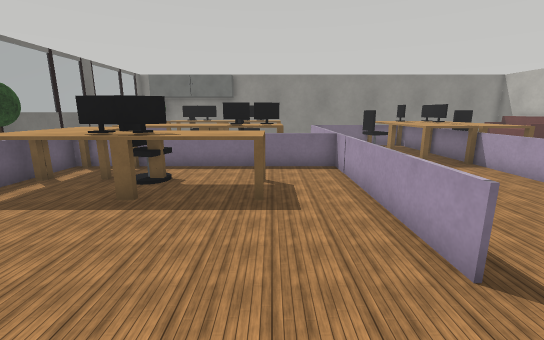
[1] (above)

22 first-person views from a walk through a world built for the Webots simulator. The camera is 1 m above the floor, tilts 12° down and sees 90° across. Doors are drawn as open doorways. The floor is counted in squares, 0.5 m on a side. Each view is taken from the middle of a square. On the plan, view 1 faces up. The plan holds only what a view shows up to about 16 squares ahead; the rest is blank. Robots are left out. Simple shapes and patterns stand in for the simulator's stock objects.

[2]
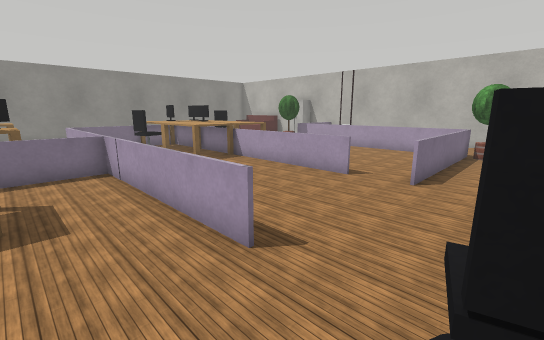

[3]
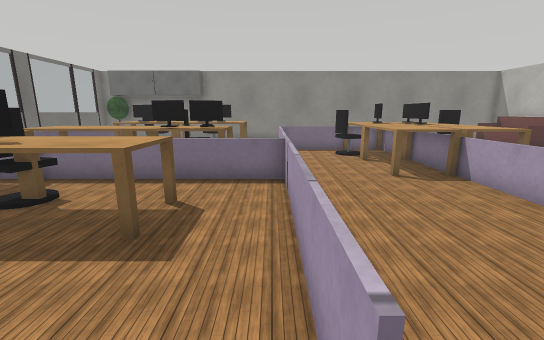

[4]
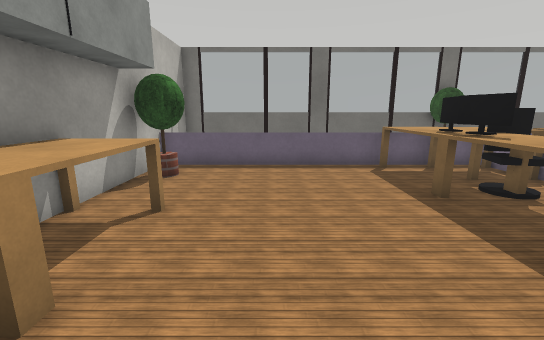

[5]
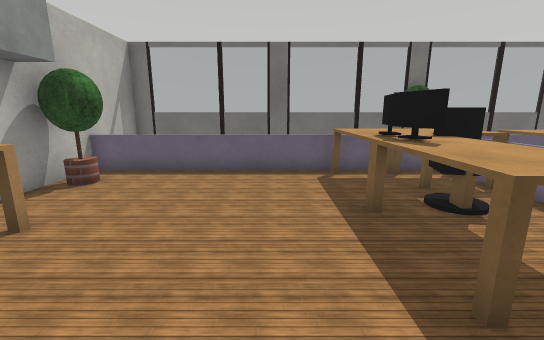

[6]
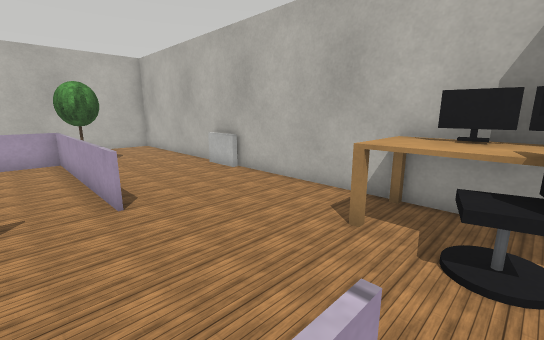

[7]
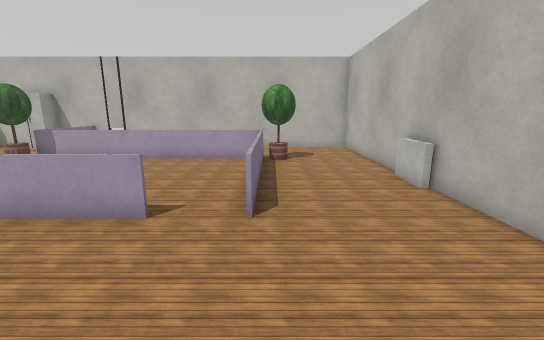

[8]
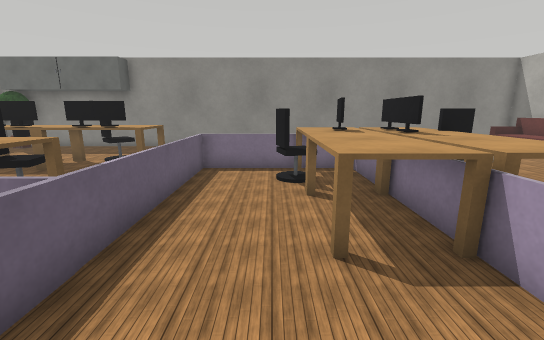

[9]
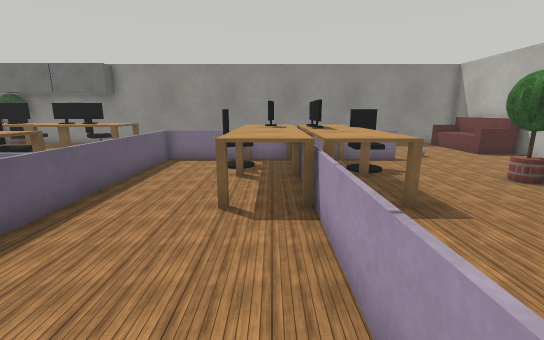

[10]
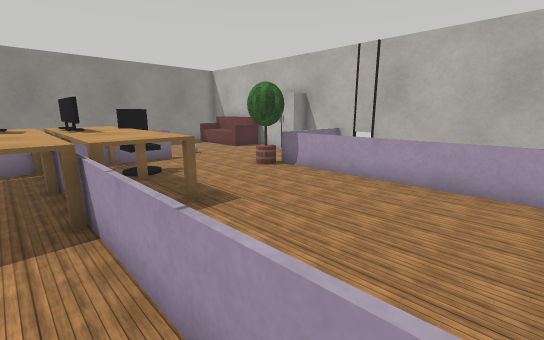

[11]
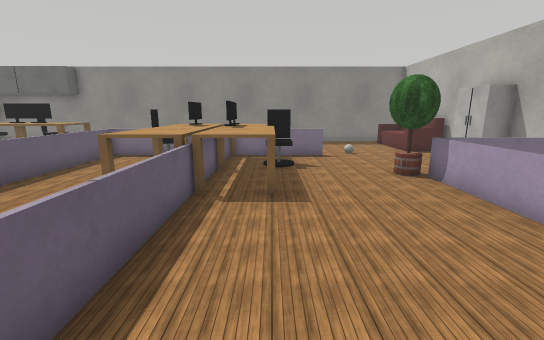

[12]
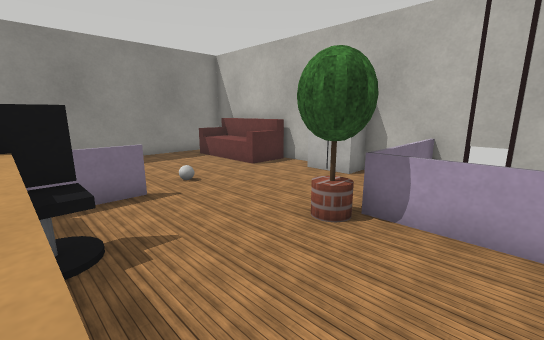

[13]
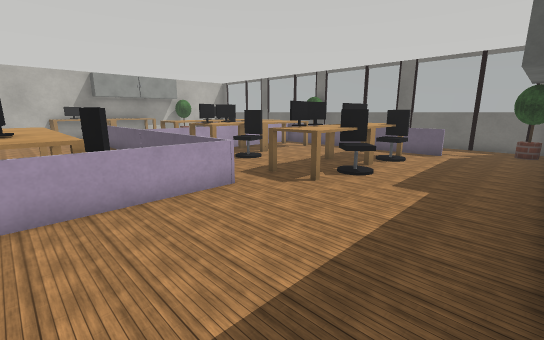

[14]
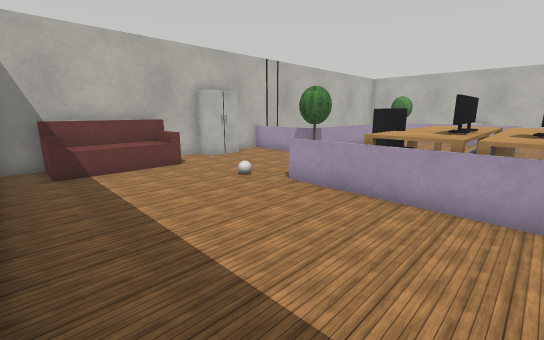

[15]
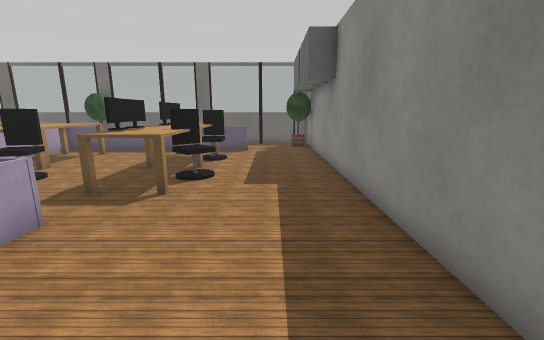

[16]
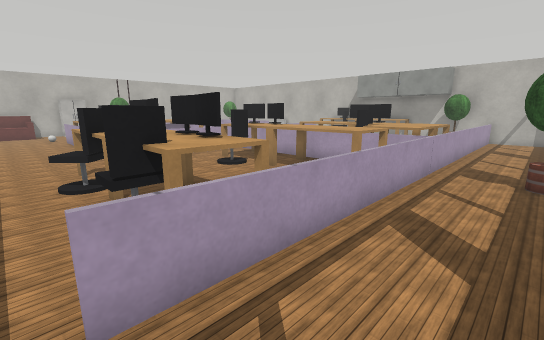

[17]
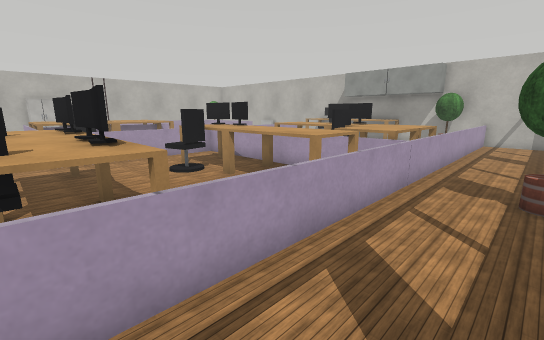

[18]
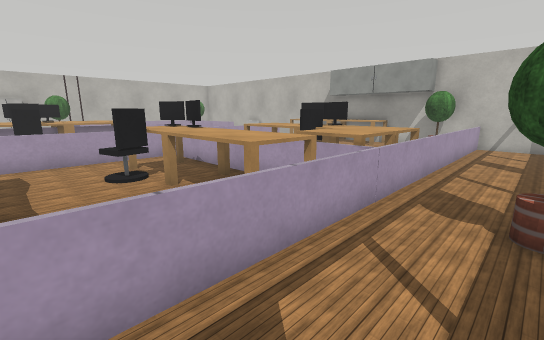

[19]
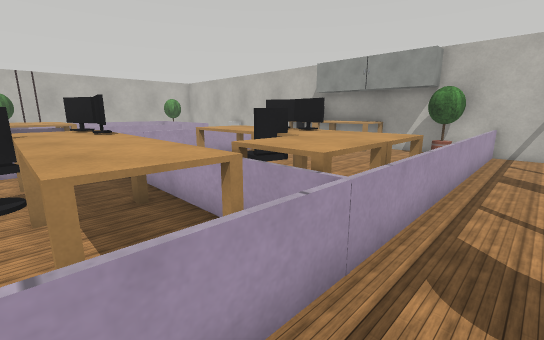

[20]
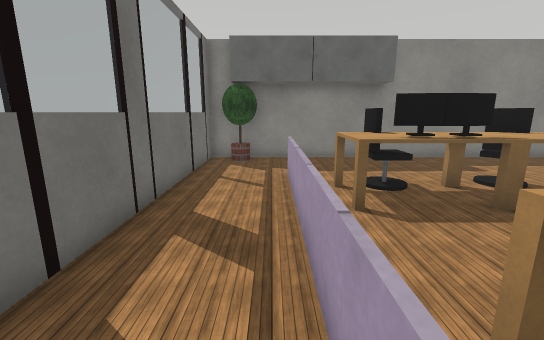

[21]
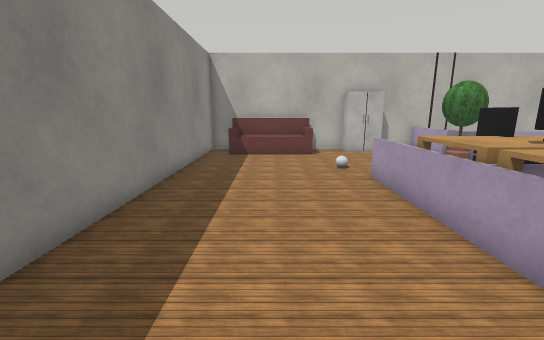

[22]
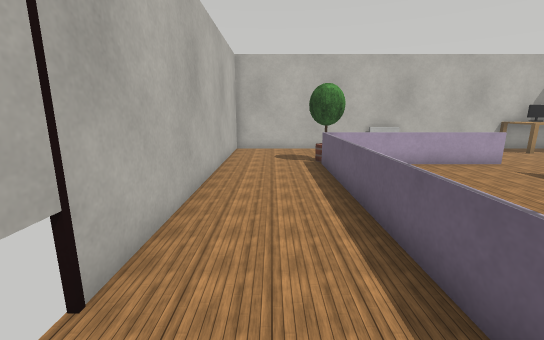

### Floor plan
Points are (right, up) in squares from view 1. A wall is a line through its corners. A room is listed if a view was taken in it or the views show most of it. See-through windows are left out.
Room 1 (views 1, 2, 3, 4, 5, 6, 7, 8, 9, 10)
walls: (4.6, -2.3) (9.6, -2.3); (-4.6, -2.3) (-2.4, -2.3)
low walls: (2.4, 2.9) (2.4, 9.9); (2.5, 10.1) (-6.4, 10.1); (7.9, 4.4) (7.9, 13.6); (9.4, 2.4) (7.9, 2.4); (-7.4, 5.5) (-7.4, -2.4); (-7.4, 10.4) (-7.4, 9.4); (7.9, 15.4) (7.9, 16.7); (8.5, 16.8) (2.5, 16.8) (2.5, 5.1)
ways out: opening at (8, 3.5) to room 2; opening at (10, 0) to room 4
objects: table (-7, 6) to (-5, 7); table (-7, 8) to (-5, 10); potted tree (-6, -2) to (-5, -1); monitor (-4, 6) to (-4, 7); office chair (-4, 8) to (-3, 8); table (-3, 6) to (0, 8); monitor (-3, 7); table (-2, -2) to (0, -2); cabinet (-2, -1) to (1, -1); table (1, -2); monitor (2, -2); office chair (2, -1) to (2, 0); monitor (3, -2); table (3, -2) to (4, -1); office chair (5, 15) to (6, 16); table (6, 11) to (7, 13); table (6, 14) to (7, 14); monitor (7, 15); table (7, 16); monitor (8, 14) to (9, 14); monitor (8, 15) to (9, 15)
Room 2 (views 11, 12, 13, 14, 15, 21, 22)
walls: (19, 12.1) (19, 23.3) (-6.5, 23.3)
low walls: (8, 16.6) (8, 15.4); (8, 13.4) (8, 5.6); (12.5, 16.8) (8.5, 16.8); (2.4, 9.9) (2.4, 16.9) (12.5, 16.9); (-7.4, 19.7) (-7.4, 10.4); (7.9, 2.5) (13.6, 2.5); (14.9, 3.5) (14.9, 12.4) (19, 12.4); (-7.6, 10.2) (2.5, 10.2)
ways out: opening at (8, 3.5) to room 1; opening at (-7, 21) to room 3; opening at (14, 3) to room 4
objects: table (-6, 11) to (-3, 13); table (-6, 17) to (-6, 18); monitor (-5, 17); office chair (-5, 18) to (-5, 19); monitor (-4, 17); table (-4, 17) to (-3, 18); monitor (-2, 11) to (-1, 11); table (-2, 12) to (0, 13); office chair (-2, 13) to (-1, 14); monitor (-2, 17); office chair (-2, 18) to (-1, 19); monitor (-1, 17) to (0, 17); monitor (0, 11) to (0, 12); table (0, 18); table (9, 11) to (10, 13); table (9, 16) to (10, 16); office chair (10, 14) to (11, 15); potted tree (14, 12) to (15, 13); ball (14, 17); sofa (17, 18) to (18, 22); cabinet (18, 15) to (19, 16)
Room 3 (views 16, 17, 18, 19, 20)
walls: (-10.7, 23.4) (-10.7, -2.3) (-6.4, -2.3); (-6.5, 23.3) (-8.5, 23.3)
low walls: (-7.5, 9.5) (-7.5, 19.7); (-6.4, 10.1) (-7.4, 10.1); (-7.5, -2.4) (-7.5, 5.6)
ways out: opening at (-7, 21) to room 2
objects: potted tree (-10, 10) to (-10, 11); potted tree (-10, 22) to (-9, 23)
Room 4 (no view inside)
walls: (9.6, -2.3) (19, -2.3) (19, 12.1)
low walls: (14.9, 2.5) (14.9, 3.5); (13.4, 2.4) (9.4, 2.4); (15, 11.4) (15, 2.6); (19, 12.3) (15.1, 12.3)
ways out: opening at (10, 0) to room 1; opening at (14, 3) to room 2
objects: radiator (11, -2); potted tree (14, 1) to (15, 2)

Where each view was taken, in squares from view 1:
view 1: 0 up, 0 right, facing up
view 2: 0 up, 0 right, facing up-right
view 3: 2 up, 2 right, facing up
view 4: 2 up, 3 right, facing left
view 5: 4 up, 2 right, facing left
view 6: 4 up, 2 right, facing down-right
view 7: 2 up, 3 right, facing right
view 8: 7 up, 5 right, facing up
view 9: 5 up, 7 right, facing up
view 10: 5 up, 7 right, facing up-right
view 11: 4 up, 10 right, facing up
view 12: 10 up, 10 right, facing up-right
view 13: 23 up, 7 right, facing down-left
view 14: 23 up, 7 right, facing down-right
view 15: 21 up, 7 right, facing left
view 16: 20 up, 10 left, facing down-right
view 17: 18 up, 10 left, facing down-right
view 18: 16 up, 10 left, facing down-right
view 19: 13 up, 9 left, facing down-right
view 20: 11 up, 8 left, facing up
view 21: 20 up, 4 right, facing right
view 22: 13 up, 17 right, facing down
